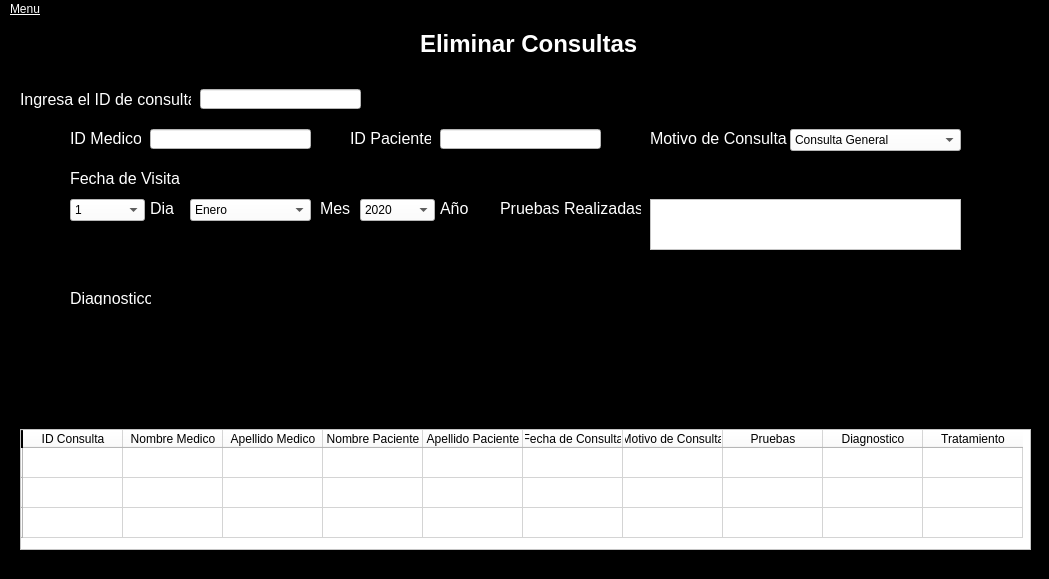
<?xml version="1.0" encoding="UTF-8"?>
<ui version="4.0">
 <class>MainWindow</class>
 <widget class="QMainWindow" name="MainWindow">
  <property name="geometry">
   <rect>
    <x>0</x>
    <y>0</y>
    <width>1049</width>
    <height>579</height>
   </rect>
  </property>
  <property name="windowTitle">
   <string>J-MEDIC Editar Consultas</string>
  </property>
  <property name="styleSheet">
   <string notr="true">*{
    background-color: rgb(0, 0, 0);
    font-family: Arial;
    color: rgb(255, 255, 255);
}

QMenuBar{
    text-decoration: underline rgb(255, 255, 255);
}

QLabel{
    font: 75 18pt;
}

QLineEdit,QComboBox,QDoubleSpinBox,QSpinBox{
    color: rgb(0, 0, 0);
    background-color: rgb(255, 255, 255);
    font: 75 14pt &quot;Arial&quot;;
}

QPushButton{
  color: #fff !important;
  font-size: 20px;
  font-weight: 500;
  background: #318aac;
  border: 2px solid;
  border-color: #318aac;
  position: relative;
}

QPushButton:before {
  content:&quot;&quot;;
  position: absolute;
  top: 0px;
  left: 0px;
  width: 100%;
  height: 0px;
  background: rgba(255, 255, 255, 0.1);
  transition: all 1s ease;
}

QPushButton:hover:before {
  height: 100%;
}</string>
  </property>
  <widget class="QWidget" name="centralwidget">
   <widget class="QLabel" name="label">
    <property name="geometry">
     <rect>
      <x>420</x>
      <y>10</y>
      <width>221</width>
      <height>31</height>
     </rect>
    </property>
    <property name="text">
     <string>&lt;html&gt;&lt;head/&gt;&lt;body&gt;&lt;p&gt;&lt;span style=&quot; font-weight:600;&quot;&gt;Eliminar Consultas&lt;/span&gt;&lt;/p&gt;&lt;/body&gt;&lt;/html&gt;</string>
    </property>
   </widget>
   <widget class="QLabel" name="label_2">
    <property name="geometry">
     <rect>
      <x>20</x>
      <y>70</y>
      <width>171</width>
      <height>21</height>
     </rect>
    </property>
    <property name="text">
     <string>&lt;html&gt;&lt;head/&gt;&lt;body&gt;&lt;p&gt;&lt;span style=&quot; font-size:12pt;&quot;&gt;Ingresa el ID de consulta&lt;/span&gt;&lt;/p&gt;&lt;/body&gt;&lt;/html&gt;</string>
    </property>
   </widget>
   <widget class="QLineEdit" name="lineEdit">
    <property name="geometry">
     <rect>
      <x>200</x>
      <y>70</y>
      <width>161</width>
      <height>20</height>
     </rect>
    </property>
   </widget>
   <widget class="QLabel" name="label_3">
    <property name="geometry">
     <rect>
      <x>70</x>
      <y>110</y>
      <width>71</width>
      <height>16</height>
     </rect>
    </property>
    <property name="text">
     <string>&lt;html&gt;&lt;head/&gt;&lt;body&gt;&lt;p&gt;&lt;span style=&quot; font-size:12pt;&quot;&gt;ID Medico&lt;/span&gt;&lt;/p&gt;&lt;/body&gt;&lt;/html&gt;</string>
    </property>
   </widget>
   <widget class="QLineEdit" name="lineEdit_2">
    <property name="geometry">
     <rect>
      <x>150</x>
      <y>110</y>
      <width>161</width>
      <height>20</height>
     </rect>
    </property>
   </widget>
   <widget class="QLabel" name="label_4">
    <property name="geometry">
     <rect>
      <x>350</x>
      <y>110</y>
      <width>81</width>
      <height>16</height>
     </rect>
    </property>
    <property name="text">
     <string>&lt;html&gt;&lt;head/&gt;&lt;body&gt;&lt;p&gt;&lt;span style=&quot; font-size:12pt;&quot;&gt;ID Paciente&lt;/span&gt;&lt;/p&gt;&lt;/body&gt;&lt;/html&gt;</string>
    </property>
   </widget>
   <widget class="QLineEdit" name="lineEdit_3">
    <property name="geometry">
     <rect>
      <x>440</x>
      <y>110</y>
      <width>161</width>
      <height>20</height>
     </rect>
    </property>
   </widget>
   <widget class="QTableWidget" name="tableWidget">
    <property name="geometry">
     <rect>
      <x>20</x>
      <y>410</y>
      <width>1011</width>
      <height>121</height>
     </rect>
    </property>
    <property name="styleSheet">
     <string notr="true">color: rgb(0, 0, 0);
background-color: rgb(255, 255, 255);</string>
    </property>
    <row>
     <property name="text">
      <string/>
     </property>
    </row>
    <row>
     <property name="text">
      <string/>
     </property>
    </row>
    <row>
     <property name="text">
      <string/>
     </property>
    </row>
    <column>
     <property name="text">
      <string>ID Consulta</string>
     </property>
    </column>
    <column>
     <property name="text">
      <string>Nombre Medico</string>
     </property>
    </column>
    <column>
     <property name="text">
      <string>Apellido Medico</string>
     </property>
    </column>
    <column>
     <property name="text">
      <string>Nombre Paciente</string>
     </property>
    </column>
    <column>
     <property name="text">
      <string>Apellido Paciente</string>
     </property>
    </column>
    <column>
     <property name="text">
      <string>Fecha de Consulta</string>
     </property>
    </column>
    <column>
     <property name="text">
      <string>Motivo de Consulta</string>
     </property>
    </column>
    <column>
     <property name="text">
      <string>Pruebas</string>
     </property>
    </column>
    <column>
     <property name="text">
      <string>Diagnostico</string>
     </property>
    </column>
    <column>
     <property name="text">
      <string>Tratamiento</string>
     </property>
    </column>
   </widget>
   <widget class="QLabel" name="label_5">
    <property name="geometry">
     <rect>
      <x>650</x>
      <y>110</y>
      <width>141</width>
      <height>16</height>
     </rect>
    </property>
    <property name="text">
     <string>&lt;html&gt;&lt;head/&gt;&lt;body&gt;&lt;p&gt;&lt;span style=&quot; font-size:12pt;&quot;&gt;Motivo de Consulta&lt;/span&gt;&lt;/p&gt;&lt;/body&gt;&lt;/html&gt;</string>
    </property>
   </widget>
   <widget class="QComboBox" name="comboBox">
    <property name="geometry">
     <rect>
      <x>790</x>
      <y>110</y>
      <width>171</width>
      <height>22</height>
     </rect>
    </property>
    <item>
     <property name="text">
      <string>Consulta General</string>
     </property>
    </item>
    <item>
     <property name="text">
      <string>Curaciones</string>
     </property>
    </item>
    <item>
     <property name="text">
      <string>Examenes</string>
     </property>
    </item>
   </widget>
   <widget class="QLabel" name="label_6">
    <property name="geometry">
     <rect>
      <x>70</x>
      <y>150</y>
      <width>111</width>
      <height>16</height>
     </rect>
    </property>
    <property name="text">
     <string>&lt;html&gt;&lt;head/&gt;&lt;body&gt;&lt;p&gt;&lt;span style=&quot; font-size:12pt;&quot;&gt;Fecha de Visita&lt;/span&gt;&lt;/p&gt;&lt;/body&gt;&lt;/html&gt;</string>
    </property>
   </widget>
   <widget class="QComboBox" name="comboBox_2">
    <property name="geometry">
     <rect>
      <x>70</x>
      <y>180</y>
      <width>75</width>
      <height>22</height>
     </rect>
    </property>
    <item>
     <property name="text">
      <string>1</string>
     </property>
    </item>
    <item>
     <property name="text">
      <string>2</string>
     </property>
    </item>
    <item>
     <property name="text">
      <string>3</string>
     </property>
    </item>
    <item>
     <property name="text">
      <string>4</string>
     </property>
    </item>
    <item>
     <property name="text">
      <string>5</string>
     </property>
    </item>
    <item>
     <property name="text">
      <string>6</string>
     </property>
    </item>
    <item>
     <property name="text">
      <string>7</string>
     </property>
    </item>
    <item>
     <property name="text">
      <string>8</string>
     </property>
    </item>
    <item>
     <property name="text">
      <string>9</string>
     </property>
    </item>
    <item>
     <property name="text">
      <string>10</string>
     </property>
    </item>
    <item>
     <property name="text">
      <string>11</string>
     </property>
    </item>
    <item>
     <property name="text">
      <string>12</string>
     </property>
    </item>
    <item>
     <property name="text">
      <string>13</string>
     </property>
    </item>
    <item>
     <property name="text">
      <string>14</string>
     </property>
    </item>
    <item>
     <property name="text">
      <string>15</string>
     </property>
    </item>
    <item>
     <property name="text">
      <string>16</string>
     </property>
    </item>
    <item>
     <property name="text">
      <string>17</string>
     </property>
    </item>
    <item>
     <property name="text">
      <string>18</string>
     </property>
    </item>
    <item>
     <property name="text">
      <string>19</string>
     </property>
    </item>
    <item>
     <property name="text">
      <string>20</string>
     </property>
    </item>
    <item>
     <property name="text">
      <string>21</string>
     </property>
    </item>
    <item>
     <property name="text">
      <string>22</string>
     </property>
    </item>
    <item>
     <property name="text">
      <string>23</string>
     </property>
    </item>
    <item>
     <property name="text">
      <string>24</string>
     </property>
    </item>
    <item>
     <property name="text">
      <string>25</string>
     </property>
    </item>
    <item>
     <property name="text">
      <string>26</string>
     </property>
    </item>
    <item>
     <property name="text">
      <string>27</string>
     </property>
    </item>
    <item>
     <property name="text">
      <string>28</string>
     </property>
    </item>
    <item>
     <property name="text">
      <string>29</string>
     </property>
    </item>
    <item>
     <property name="text">
      <string>30</string>
     </property>
    </item>
    <item>
     <property name="text">
      <string>31</string>
     </property>
    </item>
   </widget>
   <widget class="QLabel" name="label_7">
    <property name="geometry">
     <rect>
      <x>150</x>
      <y>180</y>
      <width>31</width>
      <height>16</height>
     </rect>
    </property>
    <property name="text">
     <string>&lt;html&gt;&lt;head/&gt;&lt;body&gt;&lt;p&gt;&lt;span style=&quot; font-size:12pt;&quot;&gt;Dia&lt;/span&gt;&lt;/p&gt;&lt;/body&gt;&lt;/html&gt;</string>
    </property>
   </widget>
   <widget class="QLabel" name="label_8">
    <property name="geometry">
     <rect>
      <x>320</x>
      <y>180</y>
      <width>31</width>
      <height>16</height>
     </rect>
    </property>
    <property name="text">
     <string>&lt;html&gt;&lt;head/&gt;&lt;body&gt;&lt;p&gt;&lt;span style=&quot; font-size:12pt;&quot;&gt;Mes&lt;/span&gt;&lt;/p&gt;&lt;/body&gt;&lt;/html&gt;</string>
    </property>
   </widget>
   <widget class="QComboBox" name="comboBox_3">
    <property name="geometry">
     <rect>
      <x>190</x>
      <y>180</y>
      <width>121</width>
      <height>22</height>
     </rect>
    </property>
    <item>
     <property name="text">
      <string>Enero</string>
     </property>
    </item>
    <item>
     <property name="text">
      <string>Febrero</string>
     </property>
    </item>
    <item>
     <property name="text">
      <string>Marzo</string>
     </property>
    </item>
    <item>
     <property name="text">
      <string>Abril</string>
     </property>
    </item>
    <item>
     <property name="text">
      <string>Mayo</string>
     </property>
    </item>
    <item>
     <property name="text">
      <string>Junio</string>
     </property>
    </item>
    <item>
     <property name="text">
      <string>Julio</string>
     </property>
    </item>
    <item>
     <property name="text">
      <string>Agosto</string>
     </property>
    </item>
    <item>
     <property name="text">
      <string>Septiembre</string>
     </property>
    </item>
    <item>
     <property name="text">
      <string>Octubre</string>
     </property>
    </item>
    <item>
     <property name="text">
      <string>Noviembre</string>
     </property>
    </item>
    <item>
     <property name="text">
      <string>Diciembre</string>
     </property>
    </item>
   </widget>
   <widget class="QComboBox" name="comboBox_4">
    <property name="geometry">
     <rect>
      <x>360</x>
      <y>180</y>
      <width>75</width>
      <height>22</height>
     </rect>
    </property>
    <item>
     <property name="text">
      <string>2020</string>
     </property>
    </item>
    <item>
     <property name="text">
      <string>2021</string>
     </property>
    </item>
    <item>
     <property name="text">
      <string>2022</string>
     </property>
    </item>
    <item>
     <property name="text">
      <string>2023</string>
     </property>
    </item>
    <item>
     <property name="text">
      <string>2024</string>
     </property>
    </item>
    <item>
     <property name="text">
      <string>2025</string>
     </property>
    </item>
    <item>
     <property name="text">
      <string>2026</string>
     </property>
    </item>
    <item>
     <property name="text">
      <string>2027</string>
     </property>
    </item>
    <item>
     <property name="text">
      <string>2028</string>
     </property>
    </item>
    <item>
     <property name="text">
      <string>2029</string>
     </property>
    </item>
    <item>
     <property name="text">
      <string>2030</string>
     </property>
    </item>
    <item>
     <property name="text">
      <string>2031</string>
     </property>
    </item>
    <item>
     <property name="text">
      <string>2032</string>
     </property>
    </item>
    <item>
     <property name="text">
      <string>2033</string>
     </property>
    </item>
    <item>
     <property name="text">
      <string>2034</string>
     </property>
    </item>
    <item>
     <property name="text">
      <string>2035</string>
     </property>
    </item>
    <item>
     <property name="text">
      <string>2036</string>
     </property>
    </item>
    <item>
     <property name="text">
      <string>2037</string>
     </property>
    </item>
    <item>
     <property name="text">
      <string>2038</string>
     </property>
    </item>
    <item>
     <property name="text">
      <string>2039</string>
     </property>
    </item>
    <item>
     <property name="text">
      <string>2040</string>
     </property>
    </item>
   </widget>
   <widget class="QLabel" name="label_9">
    <property name="geometry">
     <rect>
      <x>440</x>
      <y>180</y>
      <width>31</width>
      <height>16</height>
     </rect>
    </property>
    <property name="text">
     <string>&lt;html&gt;&lt;head/&gt;&lt;body&gt;&lt;p&gt;&lt;span style=&quot; font-size:12pt;&quot;&gt;Año&lt;/span&gt;&lt;/p&gt;&lt;/body&gt;&lt;/html&gt;</string>
    </property>
   </widget>
   <widget class="QLabel" name="label_10">
    <property name="geometry">
     <rect>
      <x>500</x>
      <y>180</y>
      <width>141</width>
      <height>16</height>
     </rect>
    </property>
    <property name="text">
     <string>&lt;html&gt;&lt;head/&gt;&lt;body&gt;&lt;p&gt;&lt;span style=&quot; font-size:12pt;&quot;&gt;Pruebas Realizadas&lt;/span&gt;&lt;/p&gt;&lt;/body&gt;&lt;/html&gt;</string>
    </property>
   </widget>
   <widget class="QTextEdit" name="textEdit">
    <property name="geometry">
     <rect>
      <x>650</x>
      <y>180</y>
      <width>311</width>
      <height>51</height>
     </rect>
    </property>
    <property name="styleSheet">
     <string notr="true">color: rgb(0, 0, 0);
background-color: rgb(255, 255, 255);</string>
    </property>
   </widget>
   <widget class="QLabel" name="label_11">
    <property name="geometry">
     <rect>
      <x>70</x>
      <y>270</y>
      <width>81</width>
      <height>16</height>
     </rect>
    </property>
    <property name="text">
     <string>&lt;html&gt;&lt;head/&gt;&lt;body&gt;&lt;p&gt;&lt;span style=&quot; font-size:12pt;&quot;&gt;Diagnostico&lt;/span&gt;&lt;/p&gt;&lt;/body&gt;&lt;/html&gt;</string>
    </property>
   </widget>
  </widget>
  <widget class="QMenuBar" name="menubar">
   <property name="geometry">
    <rect>
     <x>0</x>
     <y>0</y>
     <width>1049</width>
     <height>20</height>
    </rect>
   </property>
   <widget class="QMenu" name="menuMenu">
    <property name="title">
     <string>Menu</string>
    </property>
   </widget>
   <addaction name="menuMenu"/>
  </widget>
  <widget class="QStatusBar" name="statusbar"/>
 </widget>
 <resources/>
 <connections/>
</ui>
